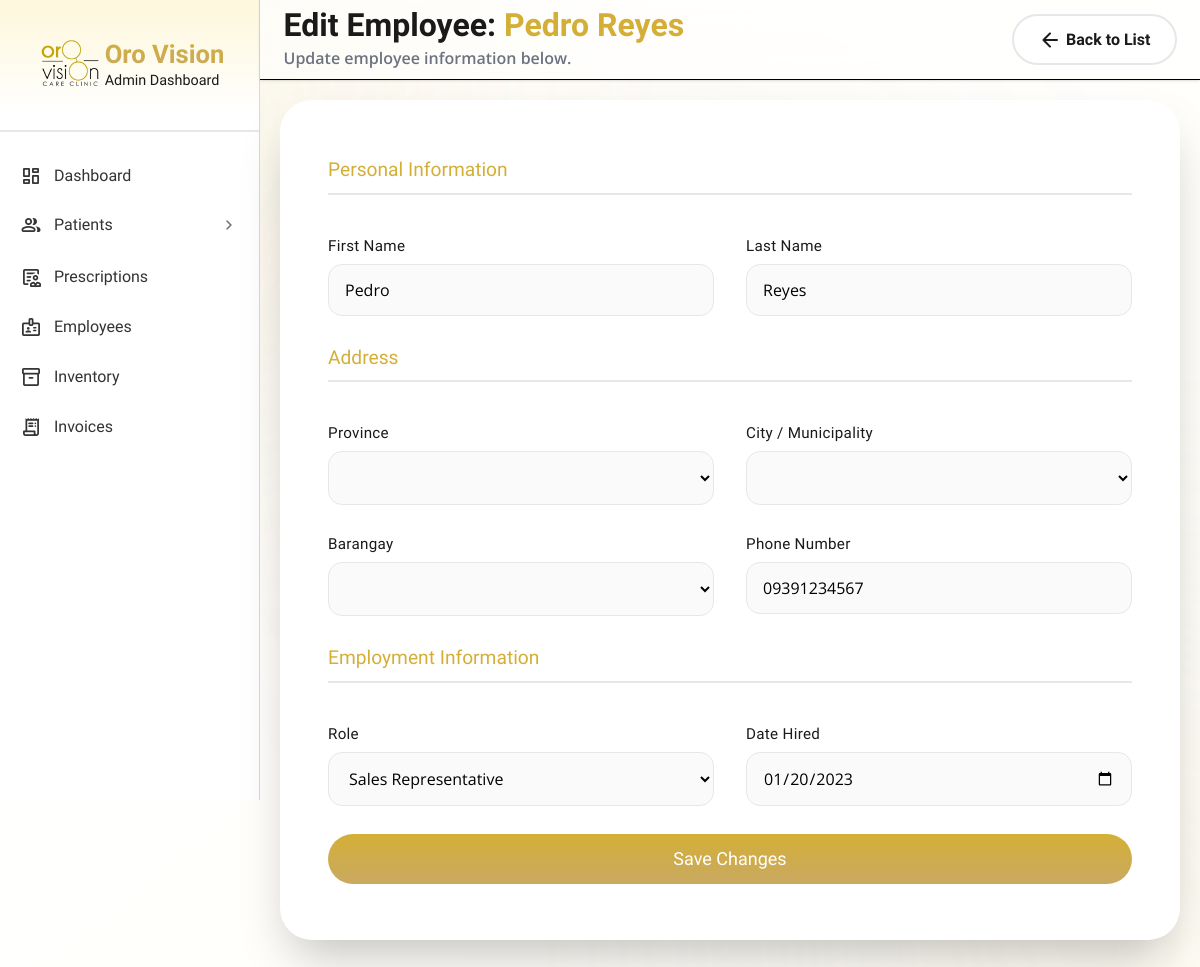
/admin/index.php?page=edit_employee&id=3 (signed in), run on the app's committed database.
### tables this page shows
CREATE TABLE `employee` (
  `EmployeeID` int(11) NOT NULL,
  `FirstName` varchar(50) NOT NULL,
  `LastName` varchar(50) NOT NULL,
  `Contact` varchar(15) NOT NULL,
  `Role` enum('Doctor','Sales Representative') NOT NULL DEFAULT 'Sales Representative',
  `DateHired` date NOT NULL,
  `Province` varchar(100) NOT NULL,
  `City` varchar(100) NOT NULL,
  `Barangay` varchar(150) NOT NULL
);

### admin/pages/edit_employee.php (the view, shortened to what this page needs)
<?php
require '../config.php';
$employeeID = $_GET['id'];
$stmt = $conn->prepare("
    SELECT EmployeeID, FirstName, LastName, Contact,
           Province, City, Barangay,
           Role, DateHired
    FROM employee
    WHERE EmployeeID = ?
");
$stmt->bind_param("i", $employeeID);
$stmt->execute();
$result = $stmt->get_result();
$emp = $result->fetch_assoc();
?>
<div class="admin-page-container">
    <header>
        <div class="page-header-wrapper">
            <div class="page-title-wrapper">
                <h1 class="page-title">
                    Edit Employee:
                    <span class="gold-text"><?= htmlspecialchars($emp['FirstName'] . " " . $emp['LastName']) ?></span>
                </h1>
                <p class="page-subtitle">Update employee information below.</p>
            </div>
            <a href="index.php?page=employee" class="back-btn">
                <span class="material-symbols-rounded back-icon">arrow_back</span>
                Back to List
            </a>
        </div>
    </header>
    <main class="main-w-header">
        <form action="/Oro_Vision/admin/api/update_employee.php" class="signup-form" method="POST">
            <h4 class="section-title">Personal Information</h4>
            <div class="form-field">
                <label>First Name</label>
                <input type="text" name="FirstName" value="<?= htmlspecialchars($emp['FirstName']) ?>" required>
            </div>
            <div class="form-field">
                <label>Last Name</label>
                <input type="text" name="LastName" value="<?= htmlspecialchars($emp['LastName']) ?>" required>
            </div>
            <h4 class="section-title">Address</h4>
            <div class="form-field">
                <label for="Province">Province</label>
                <select id="province" name="Province" required data-current="<?= $emp['Province'] ?>"></select>
            </div>
            <div class="form-field">
                <label for="City">City / Municipality</label>
                <select id="city" name="City" required data-current="<?= $emp['City'] ?>"></select>
            </div>
            <div class="form-field">
                <label for="Barangay">Barangay</label>
                <select id="barangay" name="Barangay" required data-current="<?= $emp['Barangay'] ?>"></select>
            </div>
            <div class="form-field">
                <label>Phone Number</label>
                <input type="text" name="Contact" value="<?= htmlspecialchars($emp['Contact']) ?>" required>
            </div>
            <h4 class="section-title">Employment Information</h4>
            <div class="form-field">
                <label>Role</label>
                <select name="Role" required>
                    <option value="Sales Representative" <?= $emp['Role'] === "Sales Representative" ? "selected" : "" ?>>Sales Representative</option>
                </select>
            </div>
            <div class="form-field">
                <label>Date Hired</label>
                <input type="date" name="DateHired" value="<?= $emp['DateHired'] ?>" required>
            </div>
            <button type="submit" class="btn-lg btn-primary-pill wide-form">Save Changes</button>
        </form>
    </main>
</div>

### admin/pages/edit_employee.css (style rules this page uses)
.page-header-wrapper { display: flex; align-items: center; width: 95%; max-width: 1250px; margin: 0 auto; justify-content: space-between; }

### data on the page
employee: FirstName+LastName "Pedro Reyes", FirstName "Pedro", LastName "Reyes", Contact "09391234567", Role "Sales Representative", DateHired "01/20/2023"
